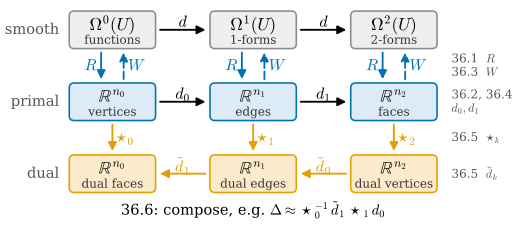

This figure's Python source:
"""Figure 36.1.1: the map of discrete exterior calculus on a triangle mesh (schematic, Section 36.1).

Three rows: smooth forms on an open set U containing the mesh, primal discrete forms (one number per vertex, edge,
face) and dual discrete forms (one number per dual cell). Horizontal arrows are exterior derivatives (d on smooth
forms, d0 and d1 on primal forms, the dual d~0 = d1^T and d~1 = -d0^T of Section 36.5), vertical arrows the de Rham
map R (down) and the Whitney map W (up), and the diagonal Hodge stars star0, star1, star2. The small gray labels say
in which section each arrow is defined.
Self-check: on icosphere(1) the matrix shapes are (n1 x n0) and (n2 x n1) and both rows are complexes
(d1 d0 = 0 and d~1 d~0 = 0).

Run from the project root:
``PYTHONPATH=tools python3 chapters/36-discrete-exterior-calculus/figures/fig-36-1-1-dec-map.py``
"""

import sys
from pathlib import Path

sys.path.insert(0, str(Path(__file__).resolve().parents[1] / "lib"))

import ch36  # noqa: E402
import dgdec as dd  # noqa: E402
import dgmesh as dm  # noqa: E402

import dgfig  # noqa: E402

dgfig.setup()

import matplotlib.pyplot as plt  # noqa: E402
import numpy as np  # noqa: E402
from matplotlib.patches import FancyArrowPatch, FancyBboxPatch  # noqa: E402

V, F = dm.icosphere(1)
n0, n1, n2 = dm.counts(F)
D0, D1 = dd.d0(F, n0), dd.d1(F)
assert D0.shape == (n1, n0) and D1.shape == (n2, n1)
assert not np.any(D1 @ D0) and not np.any(ch36.dual_d1(F, n0) @ ch36.dual_d0(F))

C = dgfig.COLORS
GRAY, BLUE, ORANGE = "#555555", C["tangent"], C["accent"]
fig, ax = plt.subplots(figsize=(6.6, 4.2))
xs = [0.0, 2.25, 4.5]
ys = {"smooth": 2.3, "primal": 1.15, "dual": 0.0}
W_, H_ = 1.34, 0.56
styles = {"smooth": ("#EFEFEF", "#8C8C8C"), "primal": ("#DCEBF6", BLUE), "dual": ("#FCEBCB", ORANGE)}
labels = {
    "smooth": [r"$\Omega^0(U)$", r"$\Omega^1(U)$", r"$\Omega^2(U)$"],
    "primal": [r"$\mathbb{R}^{n_0}$", r"$\mathbb{R}^{n_1}$", r"$\mathbb{R}^{n_2}$"],
    "dual": [r"$\mathbb{R}^{n_0}$", r"$\mathbb{R}^{n_1}$", r"$\mathbb{R}^{n_2}$"],
}
subs = {
    "smooth": ["functions", "1-forms", "2-forms"],
    "primal": ["vertices", "edges", "faces"],
    "dual": ["dual faces", "dual edges", "dual vertices"],
}


def box(x, y, text, sub, face, edge):
    ax.add_patch(FancyBboxPatch((x - W_ / 2, y - H_ / 2), W_, H_, boxstyle="round,pad=0.02,rounding_size=0.08",
                                facecolor=face, edgecolor=edge, lw=1.2, zorder=2))
    ax.text(x, y + 0.08, text, ha="center", va="center", fontsize=13, zorder=3)
    ax.text(x, y - 0.17, sub, ha="center", va="center", fontsize=9, color="#333333", zorder=3)


def arrow(p, q, color, text=None, toff=(0, 0.12), fs=12, rad=0.0, ls="-"):
    ax.add_patch(FancyArrowPatch(p, q, arrowstyle="-|>", mutation_scale=13, color=color, lw=1.4, zorder=1,
                                 connectionstyle=f"arc3,rad={rad}", linestyle=ls))
    if text:
        m = 0.5 * (np.array(p) + np.array(q)) + np.array(toff)
        ax.text(*m, text, ha="center", va="center", fontsize=fs, color=color, zorder=4)


for row in ("smooth", "primal", "dual"):
    for k, x in enumerate(xs):
        box(x, ys[row], labels[row][k], subs[row][k], *styles[row])

# exterior derivatives
for k in range(2):
    a, b = xs[k] + W_ / 2 + 0.05, xs[k + 1] - W_ / 2 - 0.05
    arrow((a, ys["smooth"]), (b, ys["smooth"]), "black", r"$d$")
    arrow((a, ys["primal"]), (b, ys["primal"]), "black", [r"$d_0$", r"$d_1$"][k])
    arrow((b, ys["dual"]), (a, ys["dual"]), ORANGE, [r"$\tilde d_1$", r"$\tilde d_0$"][k])
# de Rham map down, Whitney map up
for k, x in enumerate(xs):
    top, bot = ys["smooth"] - H_ / 2 - 0.04, ys["primal"] + H_ / 2 + 0.04
    arrow((x - 0.18, top), (x - 0.18, bot), BLUE, r"$R$", toff=(-0.17, 0))
    arrow((x + 0.18, bot), (x + 0.18, top), BLUE, r"$W$", toff=(0.19, 0), ls=(0, (4, 2)))
    top, bot = ys["primal"] - H_ / 2 - 0.04, ys["dual"] + H_ / 2 + 0.04
    arrow((x, top), (x, bot), ORANGE, [r"$\star_0$", r"$\star_1$", r"$\star_2$"][k], toff=(0.2, 0))
# section labels
ax.text(5.42, 0.5 * (ys["smooth"] + ys["primal"]), r"36.1  $R$" + "\n" + r"36.3  $W$", fontsize=9, color=GRAY,
        va="center")
ax.text(5.42, ys["primal"], "36.2, 36.4\n" + r"$d_0, d_1$", fontsize=9, color=GRAY, va="center")
ax.text(5.42, 0.5 * (ys["primal"] + ys["dual"]), "36.5  " + r"$\star_k$", fontsize=9, color=GRAY, va="center")
ax.text(5.42, ys["dual"], "36.5  " + r"$\tilde d_k$", fontsize=9, color=GRAY, va="center")
for row, y in ys.items():
    ax.text(-0.85, y, row, ha="right", va="center", fontsize=11, color=GRAY)
ax.text(2.25, -0.58, r"36.6: compose, e.g. $\Delta \approx \star_0^{-1}\,\tilde d_1\,\star_1\,d_0$",
        ha="center", va="center", fontsize=11, color="black")
ax.set_xlim(-1.55, 6.3)
ax.set_ylim(-0.8, 2.7)
ax.set_aspect("equal")
ax.set_axis_off()
dgfig.save(fig, __file__)
